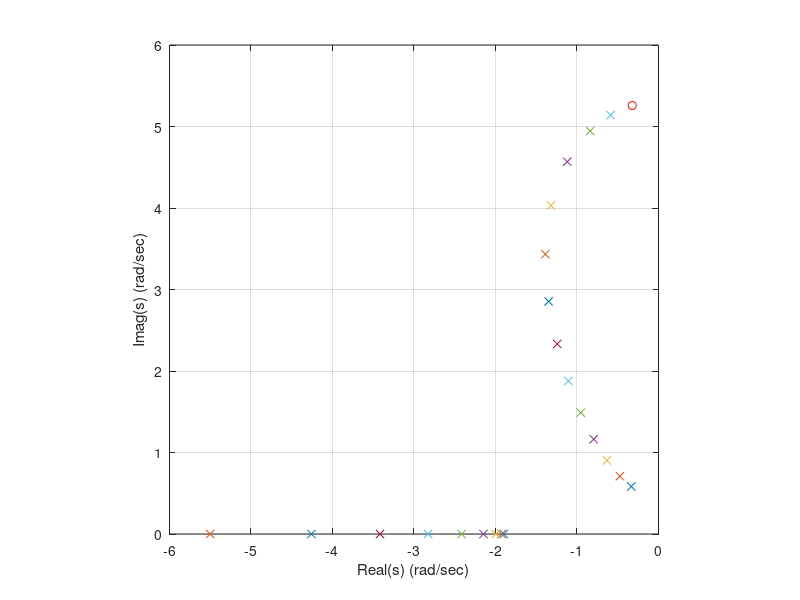
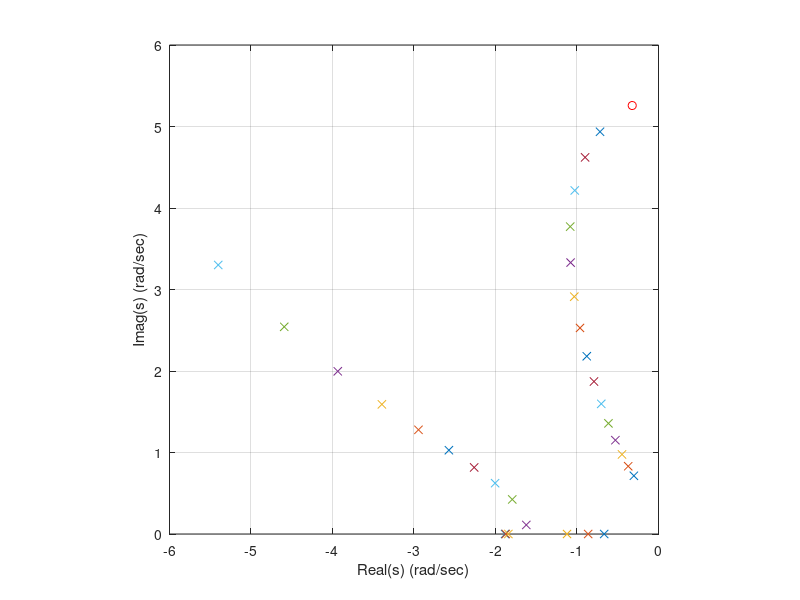

MATLAB code to generate these figures, in order:
% Script p6_2_06.m; SRL for helicopter near hover; x=[u q th]';
%                                                    1/98, 7/17/02
%
A=[.026 .013 -.322; 1.26 -1.765 0; 0 1 0]; B=[.086 -7.41 0]'; 
C=[1 0 0]; Q=10.^[-1:.5:5]; N=length(Q); ev=zeros(6,N); R=1;
for i=1:N, H=[A -B*B'; -C'*Q(i)*C -A']; ev(:,i)=eig(H); end
Qi=1e12; z=eig([A -B*B'/R; -C'*Qi*C -A']);
%
figure(1); clf; plot(real(ev),imag(ev),'x',real(z),imag(z),'ro'); 
hold off; grid; xlabel('Real(s) (rad/sec)')
ylabel('Imag(s) (rad/sec)'); axis([-6 0 0 6]); axis('square')
%
A=[A zeros(3,1); 1 0 0 0]; B=[B; 0]; C=[0 0 0 1];
Q=10.^[-1:.5:6]; N=length(Q); ev=zeros(8,N);
for i=1:N, H=[A -B*B'; -C'*Q(i)*C -A']; ev(:,i)=eig(H); end
Qi=1e12; z=eig([A -B*B'/R; -C'*Qi*C -A']);
%
figure(2); clf; plot(real(ev),imag(ev),'x',real(z),imag(z),'ro'); 
hold off; grid; xlabel('Real(s) (rad/sec)')
ylabel('Imag(s) (rad/sec)'); axis([-6 0 0 6]); axis('square')
